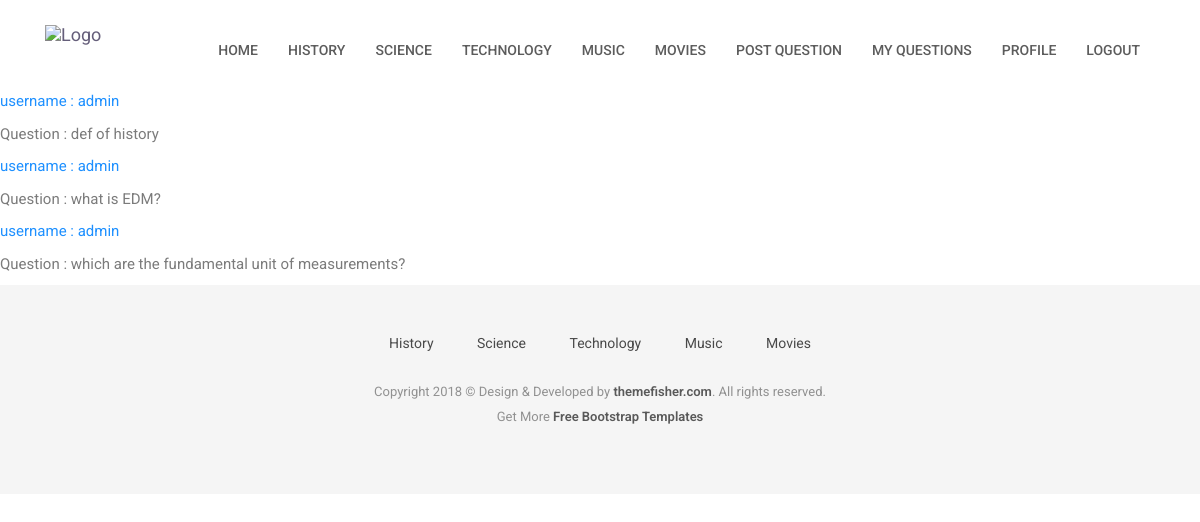
/my-questions (signed in), run on the app's committed database.
### category/models.py (models this page shows, shortened)
class Category(models.Model):
    title=models.CharField(max_length=255)
    status=models.BooleanField(default=True)

### question_answer/models.py (models this page shows)
class Question(models.Model):
    category=models.ForeignKey(Category,on_delete=models.CASCADE)
    user=models.ForeignKey(User, on_delete=models.SET_NULL,null=True,blank=True,default=None)
    question=models.CharField(max_length=50)
    status=models.BooleanField(default=True)
    added_date=models.DateTimeField()
    def __str__(self):
        return str(self.question)

### account/views.py (the view)
# urls.py: path('my-questions',views.myQuestions,name='myQuestions'),
def myQuestions(request):
    user=request.user.username
    users=User.objects.get(username=user)
    questions=Question.objects.filter(user=users)
    print(questions)
    navigation_categories = Category.objects.filter(status=True).order_by('-id')[:5]
    return render(request,'my-questions.html',{'navigation_categories':navigation_categories,'questions':questions,'users':users.username})

### templates/my-questions.html (shortened to what this page needs)
{% extends 'base.html'%}
{% block content%}
    {% if questions%}
        {% for question in questions%}
        <p  style="color: dodgerblue;">username : {{ users }}</p>
        <p>Question : {{question.question}}</P>
        {%endfor%}
    {% endif %}
{% endblock %}

### templates/base.html (shortened to what this page needs)
{% load static %}
<!DOCTYPE html>
<html class="no-js">
<head>
    <link rel="stylesheet" href="{% static 'plugins/bootstrap/bootstrap.min.css' %}">
    <link rel="stylesheet" href="{% static 'plugins/Ionicons/css/ionicons.min.css' %}">
    <link rel="stylesheet" href="{% static 'plugins/animate-css/animate.css' %}">
    <link rel="stylesheet" href="{% static 'plugins/magnific-popup/magnific-popup.css' %}">
    <link rel="stylesheet" href="{% static 'plugins/slick/slick.css' %}">
    <link rel="stylesheet" href="{% static 'css/style.css' %}">
</head>
<body id="body">
    <header class="navigation">
        <div class="container">
            <div class="row">
                <div class="col-md-12">
                    <nav class="navbar">
                        <div class="container-fluid">
                            <div class="navbar-header">
                                <a class="navbar-brand" href= "{% url 'homePage' %}" >
                                    <img src="{% static 'images/logo.png' %}" alt="Logo" width="138px">
                                </a>
                            </div>
                            <div class="collapse navbar-collapse" id="bs-example-navbar-collapse-1">
                                <ul class="nav navbar-nav navbar-right">
                                    <li><a href="{% url 'homePage' %}">Home</a></li>
                                    {% for category in navigation_categories%}
                                         <li><a href="{% url 'categoryQuestion' category_id=category.id %}">{{category.title}}</a></li>
                                    {% endfor %}
                                    {% if request.user.is_authenticated %}
                                    <li><a href="{% url 'postQuestion'%}">Post Question</a></li>
                                    <li><a href="{% url 'myQuestions'%}">My Questions</a></li>
                                    <li><a href="{% url 'userProfile' %}">Profile</a></li>
                                    <li><a href="{% url 'user-logout' %}">LogOut</a></li>
                                    {% else %}
                                    <li><a href="{% url 'UserLogin' %}">Login</a></li>
                                    <li><a href="{% url 'UserRegistration' %}">Registration</a></li>
                                    {% endif %}
                                </ul>
                            </div>
                        </div>
                    </nav>
                </div>
            </div>
        </div>
    </header>
{% block content %}
{% endblock %}
    <footer class="footer">
        <div class="container">
            <div class="row">
                <div class="col-md-12">
                    <div class="footer-manu">
                        <ul>
                            {% for category in navigation_categories%}
                                <li><a href="{% url 'categoryQuestion' category_id=category.id %}">{{category.title}}</a></li>
                            {% endfor %}
                        </ul>
                    </div>
                    <p class="copyright">Copyright 2018 &copy; Design & Developed by <a
                            href="http://www.themefisher.com">themefisher.com</a>. All rights reserved.
                        <br>
                        Get More <a href="https://themefisher.com/free-bootstrap-templates/" target="_blank">Free
                            Bootstrap Templates</a>
                    </p>
                </div>
            </div>
        </div>
    </footer>
</body>
</html>

### reddit/assets/css/style.css (style rules this page uses)
body { line-height: 1.5; font-family: "Roboto", sans-serif; -webkit-font-smoothing: antialiased; }
p { color: #7B7B7B; font-size: 15px; font-family: "Roboto", sans-serif; }
ol, ul { margin: 0; padding: 0; list-style: none; }
a, a:focus, a:hover { text-decoration: none; outline: 0; color: #655E7A; }
header { background: #fff; padding: 20px 0; }
header .navbar { margin-bottom: 0px; border: 0px; }
header .navbar-brand { padding-top: 5px; }
.navigation { background: #fff; padding: 20px 0; }
.navigation .navbar { margin-bottom: 0px; border: 0px; }
.navigation .navbar-brand { padding-top: 5px; }
.navigation .navbar { background: none; border: 0px; }
.navigation .navbar .navbar-nav { padding-top: 10px; }
.navigation .navbar .navbar-nav > li > a { color: #5C5C5C; padding: 10px 15px; font-weight: 500; font-size: 14px; text-transform: uppercase; }
.footer { background: #F5F5F5; text-align: center; padding-top: 48px; padding-bottom: 55px; }
.footer p { font-size: 13px; line-height: 25px; color: #919191; }
.footer a { color: #595959; }
.footer .footer-manu { padding-bottom: 25px; }
.footer .footer-manu ul { margin: 0px; padding: 0px; }
.footer .footer-manu ul li { display: inline-block; padding: 0px 20px; }
.footer .footer-manu ul li a { display: inline-block; color: #494949; }
.footer .copyright a { font-weight: 600; }

### data on the page
Category: title "HISTORY", title "History"
Category: title "SCIENCE", title "Science"
Category: title "TECHNOLOGY", title "Technology"
Category: title "MUSIC", title "Music"
Category: title "MOVIES", title "Movies"
Question: question "def of history"
Question: question "what is EDM?"
Question: question "which are the fundamental unit of measurements?"

### other printed values
{{ users }} "admin"
